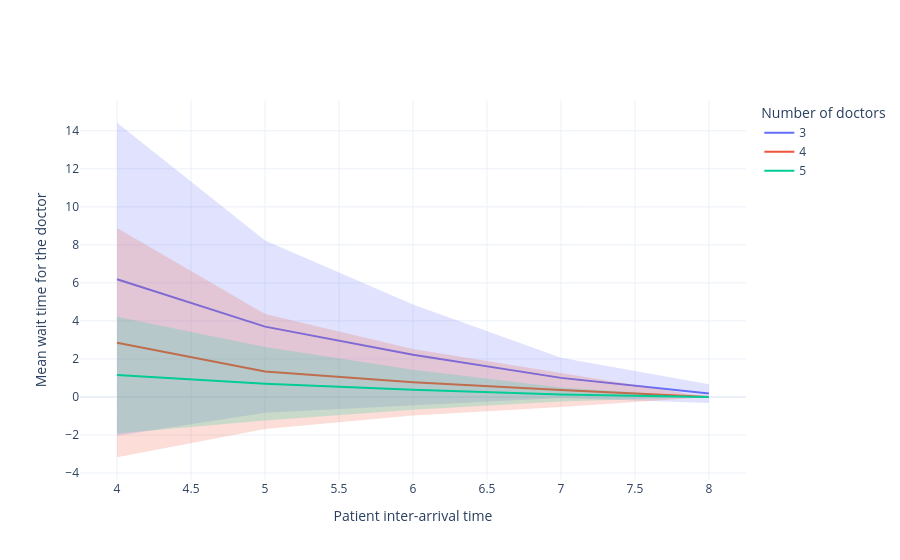

Source (notebook cell):
### Code cell
scenario_plots["mean_wait_time"]

### Figure 1 — Plotly figure (JSON) as saved in the notebook; plotly's stock layout.template omitted (floating-point values rounded to 4 significant figures)
{"data": [{"fill": "toself", "fillcolor": "rgba(99,110,250,0.2)", "hoverinfo": "name+y", "line": {"color": "rgba(255,255,255,0)"}, "name": "95% CI", "showlegend": false, "type": "scatter", "x": [4, 5, 6, 7, 8, 8, 7, 6, 5, 4], "y": [14.43, 8.227, 4.865, 2.062, 0.6699, -0.3151, -0.05653, -0.427, -0.8312, -2.044]}, {"hoverinfo": "y", "line": {"color": "#636EFA", "width": 2}, "mode": "lines", "name": "3", "type": "scatter", "x": [4, 5, 6, 7, 8], "y": [6.191, 3.698, 2.219, 1.003, 0.1774]}, {"fill": "toself", "fillcolor": "rgba(239,85,59,0.2)", "hoverinfo": "name+y", "line": {"color": "rgba(255,255,255,0)"}, "name": "95% CI", "showlegend": false, "type": "scatter", "x": [4, 5, 6, 7, 8, 8, 7, 6, 5, 4], "y": [8.885, 4.366, 2.516, 1.261, 0.0, 0.0, -0.5365, -0.9782, -1.689, -3.174]}, {"hoverinfo": "y", "line": {"color": "#EF553B", "width": 2}, "mode": "lines", "name": "4", "type": "scatter", "x": [4, 5, 6, 7, 8], "y": [2.856, 1.339, 0.7689, 0.3621, 0.0]}, {"fill": "toself", "fillcolor": "rgba(0,204,150,0.2)", "hoverinfo": "name+y", "line": {"color": "rgba(255,255,255,0)"}, "name": "95% CI", "showlegend": false, "type": "scatter", "x": [4, 5, 6, 7, 8, 8, 7, 6, 5, 4], "y": [4.222, 2.63, 1.43, 0.5007, 0.0, 0.0, -0.2355, -0.6726, -1.237, -1.926]}, {"hoverinfo": "y", "line": {"color": "#00CC96", "width": 2}, "mode": "lines", "name": "5", "type": "scatter", "x": [4, 5, 6, 7, 8], "y": [1.148, 0.6964, 0.3786, 0.1326, 0.0]}], "layout": {"legend": {"title": {"text": "Number of doctors"}}, "xaxis": {"title": {"text": "Patient inter-arrival time"}}, "yaxis": {"title": {"text": "Mean wait time for the doctor"}}}}
